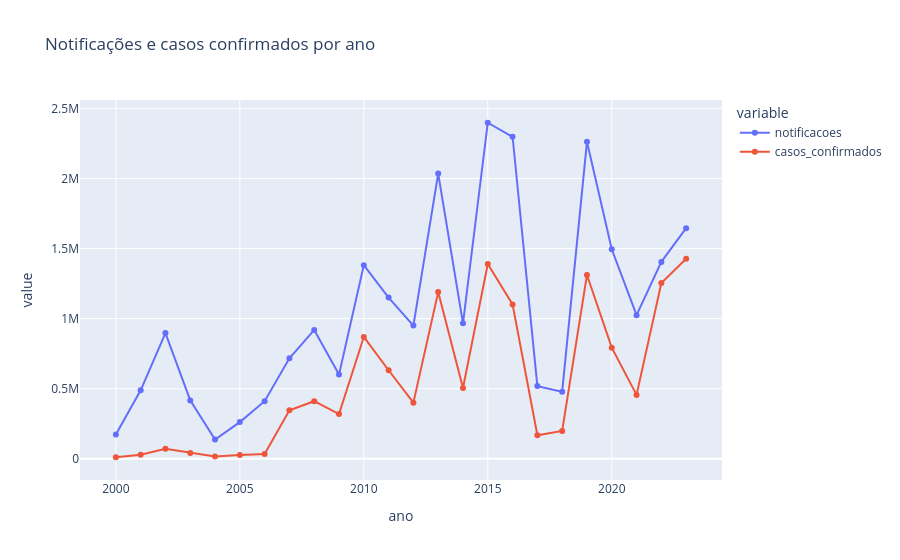

The notebook cell saved with this chart:
### Markdown cell above
## 2. Evolução temporal antes do merge

### Code cell
serie_anual = (
    painel
    .group_by('ano')
    .agg(
        pl.col('notificacoes').sum(),
        pl.col('casos_confirmados').sum(),
        pl.col('codigo_municipio').n_unique().alias('municipios'),
    )
    .sort('ano')
)
display(serie_anual)
px.line(
    serie_anual.to_pandas(), x='ano', y=['notificacoes', 'casos_confirmados'],
    markers=True, title='Notificações e casos confirmados por ano',
)

### Figure 1 — Plotly figure (JSON) as saved in the notebook; plotly's stock layout.template omitted (floating-point values rounded to 4 significant figures)
{"data": [{"hovertemplate": "variable=notificacoes<br>ano=%{x}<br>value=%{y}<extra></extra>", "legendgroup": "notificacoes", "line": {"color": "#636efa", "dash": "solid"}, "marker": {"symbol": "circle"}, "mode": "lines+markers", "name": "notificacoes", "orientation": "h", "showlegend": true, "type": "scatter", "x": [2000, 2001, 2002, 2003, 2004, 2005, 2006, 2007, 2008, 2009, 2010, 2011, 2012, 2013, 2014, 2015, 2016, 2017, 2018, 2019, 2020, 2021, 2022, 2023], "xaxis": "x", "y": [172855, 488590, 897093, 416609, 136867, 261500, 411022, 717097, 919323, 600658, 1381254, 1150011, 950180, 2035119, 966619, 2398060, 2297967, 518483, 478880, 2261956, 1495117, 1024635, 1405095, 1645956], "yaxis": "y"}, {"hovertemplate": "variable=casos_confirmados<br>ano=%{x}<br>value=%{y}<extra></extra>", "legendgroup": "casos_confirmados", "line": {"color": "#EF553B", "dash": "solid"}, "marker": {"symbol": "circle"}, "mode": "lines+markers", "name": "casos_confirmados", "orientation": "h", "showlegend": true, "type": "scatter", "x": [2000, 2001, 2002, 2003, 2004, 2005, 2006, 2007, 2008, 2009, 2010, 2011, 2012, 2013, 2014, 2015, 2016, 2017, 2018, 2019, 2020, 2021, 2022, 2023], "xaxis": "x", "y": [10758, 28681, 71283, 41727, 15816, 26076, 34618, 346292, 410806, 318653, 869248, 631575, 400546, 1189370, 504634, 1390146, 1101589, 167604, 198402, 1311744, 793010, 455718, 1254238, 1426773], "yaxis": "y"}], "layout": {"legend": {"title": {"text": "variable"}, "tracegroupgap": 0}, "title": {"text": "Notificações e casos confirmados por ano"}, "xaxis": {"anchor": "y", "domain": [0, 1], "title": {"text": "ano"}}, "yaxis": {"anchor": "x", "domain": [0, 1], "title": {"text": "value"}}}}
